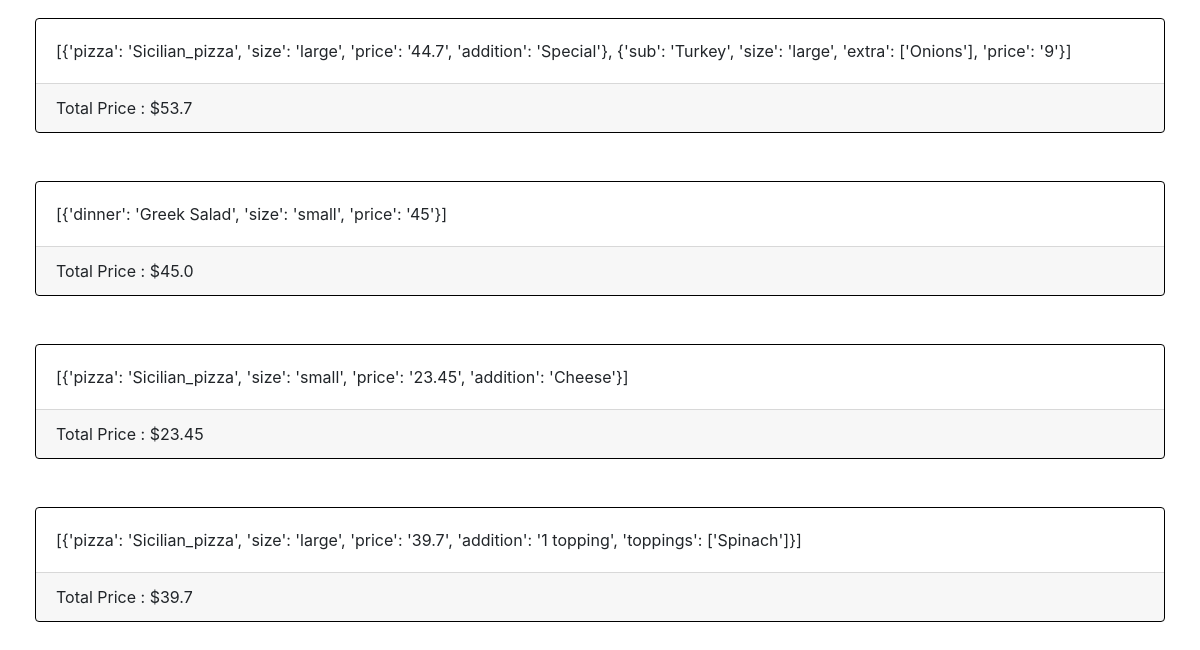
/orderhistory (signed in, lower part), run on an earlier commit of the app's database.
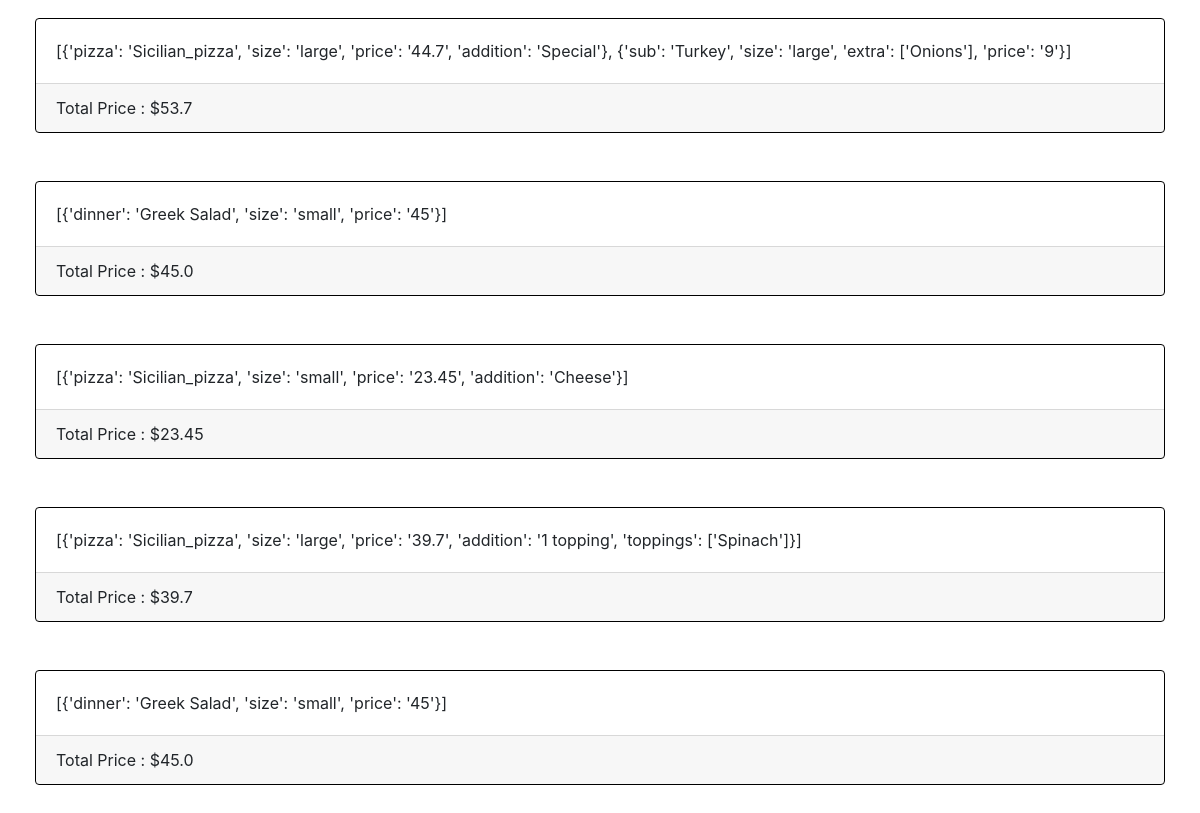
And on a later commit of the database.
### orders/models.py (models this page shows)
class PlaceOrder(models.Model):
    item = models.TextField()
    price = models.FloatField(max_length=5)
    user = models.CharField(max_length=50)

### orders/views.py (the view)
# urls.py: path("orderhistory", views.orderhistory, name="orderhistory")
def orderhistory(request):
    if not request.user.is_authenticated:
        return HttpResponseRedirect(reverse("userprofile:index"))
    item = list(PlaceOrder.objects.filter(user=request.user))
    return render(request, "orders/orderhistory.html", {"buy": item})

### orders/templates/orders/orderhistory.html (shortened to what this page needs)
{% extends 'orders/base.html' %}
{% block head %}
<link rel="stylesheet" href="https://maxcdn.bootstrapcdn.com/bootstrap/4.1.3/css/bootstrap.min.css">
{% endblock %}
{% block body %}
{% if buy %}
<div class="card-body">
{% for i in buy %}
<div class="card" style="border:1px solid black;">
<div class="card-body">
{{ i.item }}
</div>
<div class="card-footer">
Total Price : ${{ i.price }}
</div>
</div>
<br><br>
{% endfor %}
</div>
{% endif %}
{% endblock %}

What changed in the data, as far as the page shows it:
added PlaceOrder: item "[{'dinner': 'Greek Salad', 'size': 'small', 'price': '45'}]", price "45.0"
